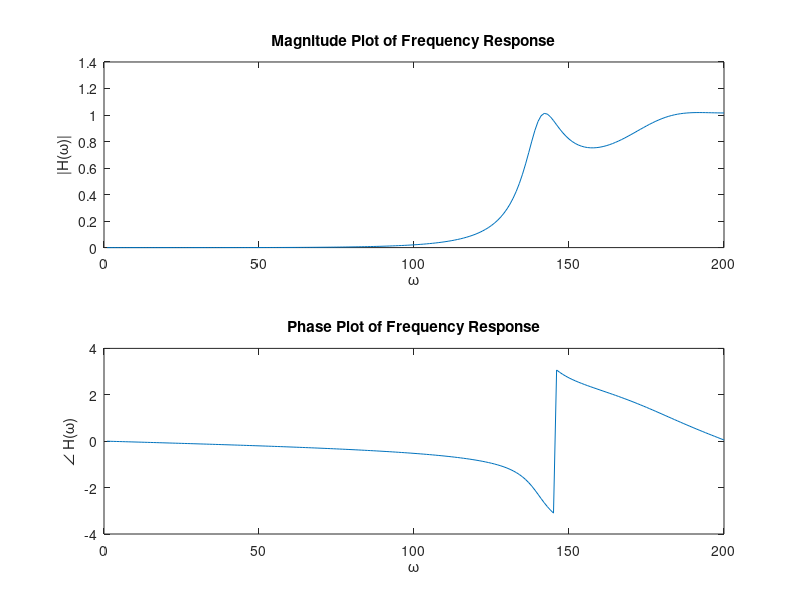

The MATLAB source for this figure:
num=[0.008,-0.033,0.05,-0.033,0.008];
den=[1,2.37,2.7,1.6,0.4];
w=200;
x=freqz(num,den,w);
subplot(2,1,1);
plot(abs(x));
xlabel('\omega');
ylabel('|H(\omega)|');
title('Magnitude Plot of Frequency Response');
subplot(2,1,2);
plot(angle(x));
xlabel('\omega');
ylabel('\angle H(\omega)');
title('Phase Plot of Frequency Response');